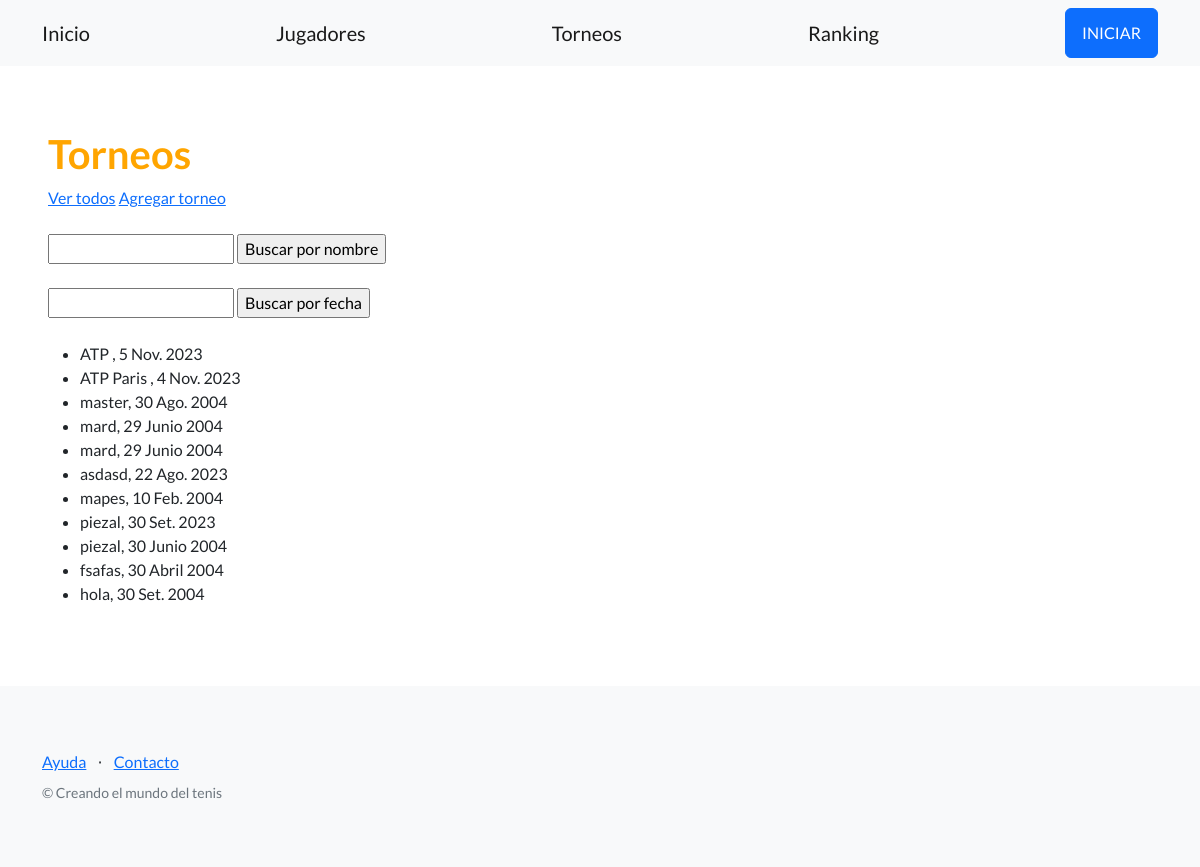
Before: /estudios/Torneos/ with the older database file.
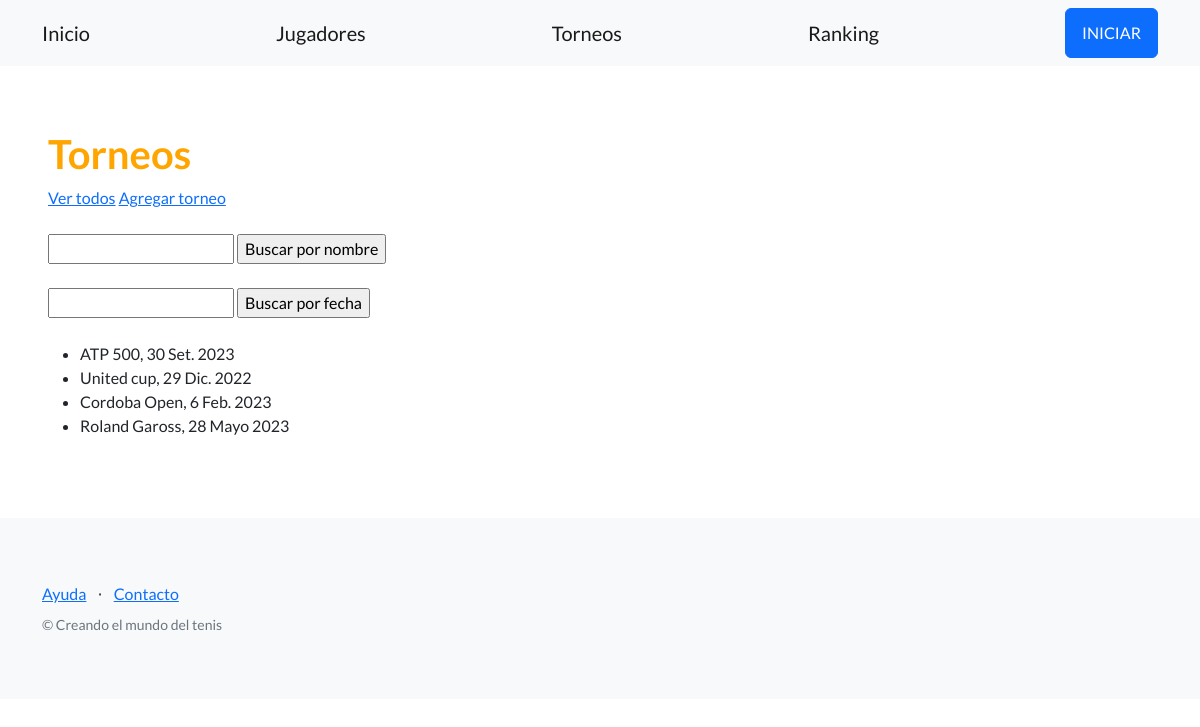
After: the same page with the newer database file.
### control_estudios/models.py (models this page shows, shortened)
class Torneo(models.Model):
    nombre_torneo = models.CharField(max_length=256)
    ciudad = models.CharField(max_length=256,blank = True)
    fecha_comienzo = models.DateField()
    superficie = models.CharField(max_length=256, blank = True)
    modalidad = models.CharField(max_length=256, blank = True)

### control_estudios/views.py (the view)
# urls.py: path("Torneos/", listar_torneos, name ="listar_torneos"),
def listar_torneos(request):
    contexto = {
    "torneos": Torneo.objects.all(),
    }
    http_response = render(
        request=request,
        template_name='control_estudios/lista_torneos.html',
        context=contexto,
    )
    return http_response

### control_estudios/Templates/control_estudios/lista_torneos.html (shortened to what this page needs)
{% extends "base.html" %}
{% block contenido %}
<h1 style="color:orange;">
  Torneos
</h1>
<a href="{% url 'listar_torneos' %}">Ver todos</a>
<a href="{% url 'ingresar_torneo' %}">Agregar torneo</a>
<br><br>
<form action="{% url 'buscar_torneos' %}" method="post">
    <input type="text" name="busqueda">
    <input type="submit" value="Buscar por nombre">
</form>
<br>
<form action="{% url 'buscar_torneos' %}" method="post">
    <input type="text" name="busqueda">
    <input type="submit" value="Buscar por fecha">
</form>
<br>
<ul>
{% for torneo in torneos %}
  <li>
    {{ torneo.nombre_torneo }}, {{ torneo.fecha_comienzo }}
  </li>
{% endfor %}
</ul>
{% endblock contenido %}

Changed rows visible on the page:
removed Torneo: nombre_torneo "ATP", fecha_comienzo "5 Nov. 2023"
removed Torneo: nombre_torneo "ATP Paris", fecha_comienzo "4 Nov. 2023"
removed Torneo: nombre_torneo "master", fecha_comienzo "30 Ago. 2004"
removed Torneo: nombre_torneo "mard", fecha_comienzo "29 Junio 2004"
removed Torneo: nombre_torneo "mard", fecha_comienzo "29 Junio 2004"
removed Torneo: nombre_torneo "asdasd", fecha_comienzo "22 Ago. 2023"
removed Torneo: nombre_torneo "mapes", fecha_comienzo "10 Feb. 2004"
removed Torneo: nombre_torneo "piezal", fecha_comienzo "30 Set. 2023"
removed Torneo: nombre_torneo "piezal", fecha_comienzo "30 Junio 2004"
removed Torneo: nombre_torneo "fsafas", fecha_comienzo "30 Abril 2004"
removed Torneo: nombre_torneo "hola", fecha_comienzo "30 Set. 2004"
added Torneo: nombre_torneo "ATP 500", fecha_comienzo "30 Set. 2023"
added Torneo: nombre_torneo "United cup", fecha_comienzo "29 Dic. 2022"
added Torneo: nombre_torneo "Cordoba Open", fecha_comienzo "6 Feb. 2023"
added Torneo: nombre_torneo "Roland Gaross", fecha_comienzo "28 Mayo 2023"
